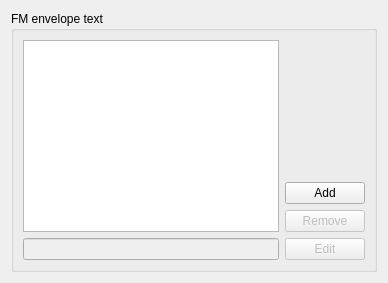
     <widget class="QWidget" name="inputTab">
      <attribute name="title">
       <string>Formats</string>
      </attribute>
      <layout class="QGridLayout" name="gridLayout_12">
       <item row="0" column="0">
        <widget class="QGroupBox" name="fmEnvelopeTextGoupBox">
         <property name="title">
          <string>FM envelope text</string>
         </property>
         <layout class="QGridLayout" name="gridLayout_13">
          <item row="2" column="1">
           <widget class="QPushButton" name="addEnvelopeSetPushButton">
            <property name="text">
             <string>Add</string>
            </property>
           </widget>
          </item>
          <item row="4" column="1">
           <widget class="QPushButton" name="editEnvelopeSetPushButton">
            <property name="enabled">
             <bool>false</bool>
            </property>
            <property name="text">
             <string>Edit</string>
            </property>
           </widget>
          </item>
          <item row="0" column="0" rowspan="4">
           <widget class="QListWidget" name="envelopeTypeListWidget"/>
          </item>
          <item row="3" column="1">
           <widget class="QPushButton" name="removeEnvelopeSetpushButton">
            <property name="enabled">
             <bool>false</bool>
            </property>
            <property name="text">
             <string>Remove</string>
            </property>
           </widget>
          </item>
          <item row="0" column="1">
           <spacer name="verticalSpacer_3">
            <property name="orientation">
             <enum>Qt::Vertical</enum>
            </property>
            <property name="sizeHint" stdset="0">
             <size>
              <width>20</width>
              <height>40</height>
             </size>
            </property>
           </spacer>
          </item>
          <item row="4" column="0">
           <widget class="QLineEdit" name="envelopeSetNameLineEdit">
            <property name="enabled">
             <bool>false</bool>
            </property>
           </widget>
          </item>
         </layout>
        </widget>
       </item>
      </layout>
     </widget>
